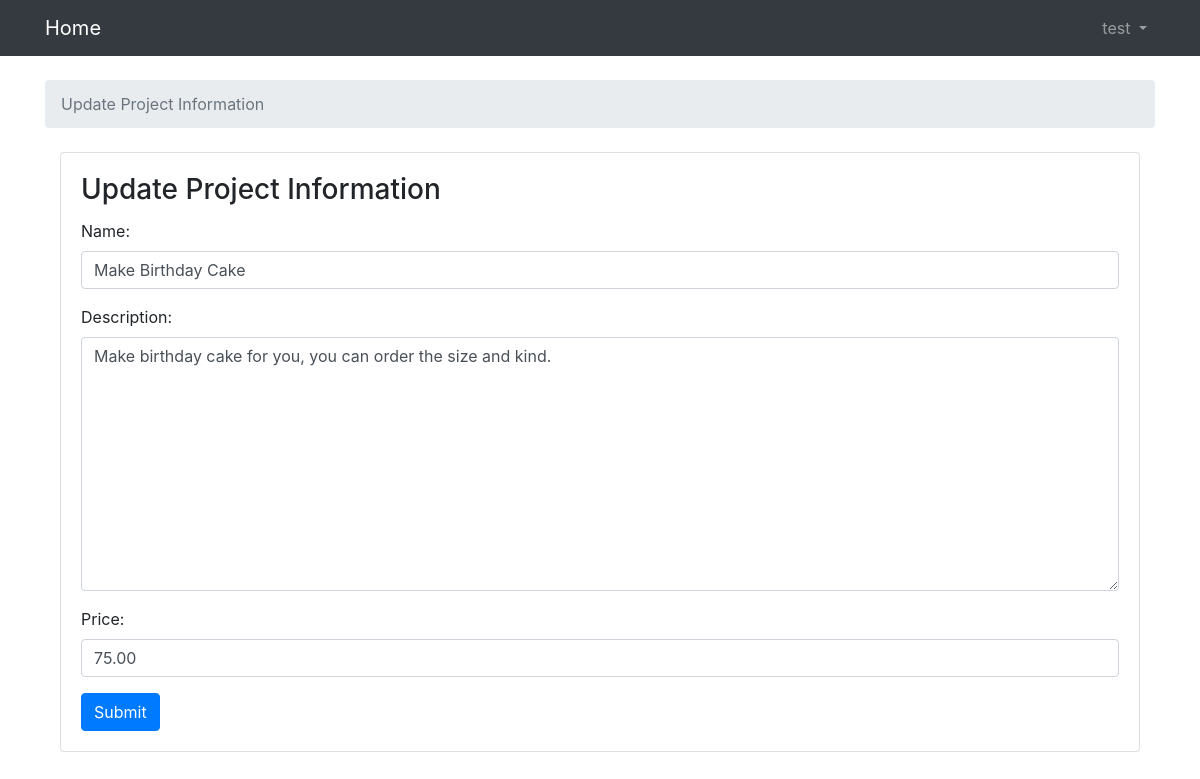
Page /ServerProject/update/4/ (signed in) on the committed database.
### ServerProject/models.py (models this page shows)
class ServerProject(models.Model):
    name = models.CharField(max_length=30)
    description = models.TextField(max_length=3000)
    status = models.CharField(max_length=30)
    price = models.DecimalField(max_digits=5, decimal_places=2)
    who_create = models.IntegerField(default=0)
    length = models.IntegerField(default=0)

### ServerProject/views.py (the view)
# urls.py: path('update/<int:pk>/', views.updateServerProject, name='updateServerProject'),
@login_required
def updateServerProject(request, pk):
    ServerProjectItem = get_object_or_404(ServerProject, pk=pk)
    if request.method == 'POST':
        form = UpdateServerProjectForm(request.POST)
        if form.is_valid():
            ServerProjectItem.name = form.cleaned_data['name']
            ServerProjectItem.description = form.cleaned_data['description']
            ServerProjectItem.price = form.cleaned_data['price']
            ServerProjectItem.save()
        return redirect('detailServerProject', pk=pk)
    else:
        form = UpdateServerProjectForm(
            initial={
                'name': ServerProjectItem.name,
                'description': ServerProjectItem.description,
                'price': ServerProjectItem.price,
            }
        )
        context = {
            'form': form,
        }
        return render(request, 'ServerProject/update.html', context)

### ServerProject/forms.py
class UpdateServerProjectForm(forms.Form):
    name = forms.CharField(
        max_length=30
    )
    description = forms.CharField(
        max_length=3000,
        widget=forms.Textarea(
            attrs={
                'row': 5,
            }
        )
    )
    price = forms.DecimalField(
        max_digits=5,
        decimal_places=2
    )

### Accounts/templatetags/form_tags.py (called while the page is built)
@register.filter
def input_class(bound_field):
    css_class = ''
    if bound_field.form.is_bound:
        if bound_field.errors:
            css_class = 'is-invalid'
        elif field_type(bound_field) != 'PasswordInput':
            css_class = 'is-valid'
    return 'form-control {}'.format(css_class)

### templates/ServerProject/update.html (shortened to what this page needs)
{% extends 'base/base.html' %}
{% block breadcrumb %}
  <li class="breadcrumb-item active">Update Project Information</li>
{% endblock %}
{% block content %}
<div class="container">
  <div class="card">
    <div class="card-body">
      <h3 class="card-title">Update Project Information</h3>
      <form method="POST" novalidate>
        {% include 'base/form.html' %}
        <button type="submit" class="btn btn-primary">Submit</button>
      </form>
    </div>
  </div>
</div>
{% endblock %}

### templates/base/base.html (shortened to what this page needs)
{% load static %}
<!DOCTYPE html>
<html>
  <head>
      <link rel="stylesheet" href="{% static 'css/bootstrap.min.css' %}">
      <link rel="stylesheet" href="{% static 'css/fontawesome.min.css' %}">
  </head>
  <body>
    <nav class="navbar navbar-expand-sm navbar-dark bg-dark">
      <div class="container">
        <a class="navbar-brand" href="{% url 'indexServerProject' %}">Home</a>
        <div class="collapse navbar-collapse" id="mainMenu">
          {% if user.is_authenticated %}
            <ul class="navbar-nav ml-auto">
              <li class="nav-item dropdown">
                <a class="nav-link dropdown-toggle" href="#" id="userMenu" data-toggle="dropdown" aria-haspopup="true" aria-expanded="false">
                  {{ user.username }}
                </a>
              </li>
            </ul>
          {% else %}
            <form class="form-inline ml-auto">
              <a href="{% url 'login' %}" class="btn btn-outline-secondary">Log in</a>
              <a href="{% url 'signup' %}" class="btn btn-primary ml-2">Sign up</a>
            </form>
          {% endif %}
        </div>
      </div>
    </nav>
    {% block body %}
    <div class="container">
      <ol class="breadcrumb my-4">
        {% block breadcrumb %}
        {% endblock %}
      </ol>
      {% block content %}
      {% endblock %}
    </div>
    {% endblock %}
  </body>
</html>

### templates/base/form.html (shortened to what this page needs)
{% load form_tags widget_tweaks %}
{% for field in form %}
  <div class="form-group">
    {{ field.label_tag }}
    {% render_field field class=field|input_class %}
  </div>
{% endfor %}

### rows in the picture
ServerProject: name "Make Birthday Cake" "Make birthday cake for you, you can order the size and kind." "75.00"

### other values in the picture
{{ user.username }} "test"
{{ field.label_tag }} "Name:" "Description:" "Price:"
